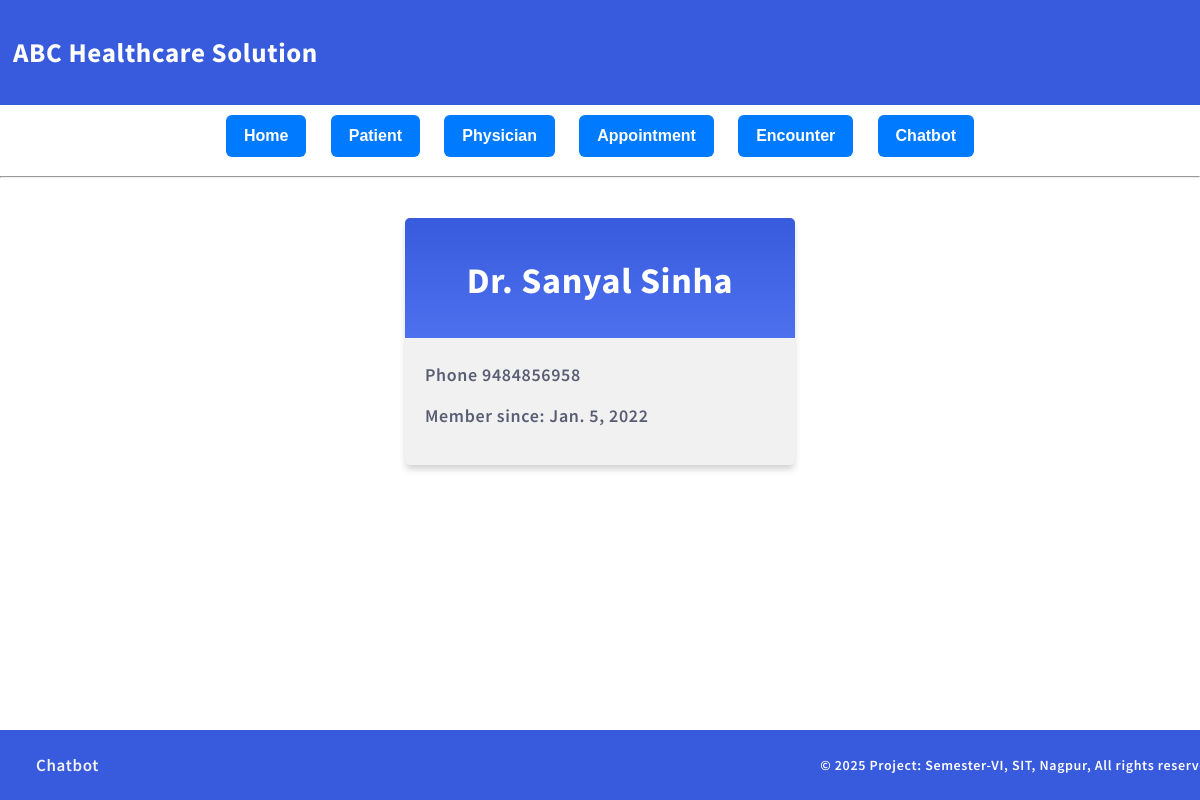
The app's page /members/details/2 with its own data.
### members/models.py (models this page shows, shortened)
class Member(models.Model):
    firstname=models.CharField(max_length=255)
    lastname=models.CharField(max_length=255)
    phone=models.IntegerField(null=True)
    joined_date=models.DateField(null=True)
    specialization = models.CharField(max_length=255, blank=True, null=True)
    schedule = models.TextField(max_length=255, blank=True, null=True)
    remark = models.TextField(max_length=255, blank=True, null=True)
    physician_answer=models.TextField(blank=True, null=True)

### members/views.py (the view)
# urls.py: path('members/details/<int:id>',views.details, name='details'),
def details(request, id):
    mymember=Member.objects.get(id=id)
    template=loader.get_template('details.html')
    context={'mymember':mymember,}
    return HttpResponse(template.render(context, request))

### members/templates/details.html (shortened to what this page needs)
{% extends "master.html" %}
{% block content %}
<div class="mycard">
    <h1>{{ mymember.firstname }} {{ mymember.lastname }}</h1>
    <p>Phone {{ mymember.phone }}</p>
    <p>Member since: {{ mymember.joined_date }}</p>
  </div>
{% endblock %}

### mystaticfiles/mystyles.css (style rules this page uses)
body { margin:0; font: 600 18px 'Source Sans Pro', sans-serif; letter-spacing: 0.64px; color: #585d74; }
.mycard { background-color: #f1f1f1; background-image: linear-gradient(to bottom, #375BDC, #4D70EF); background-size: 100% 120px; background-repeat: no-repeat; margin: 40px auto; width: 350px; border-radius: 5px; box-shadow: 0 5px 7px -1px rgba(51, 51, 51, 0.23); padding: 20px; }
.mycard h1 { text-align: center; color:#ffffff; margin:20px 0 60px 0; }

### records on screen
Member: firstname "Dr. Sanyal", lastname "Sinha", phone "9484856958", joined_date "Jan. 5, 2022"
